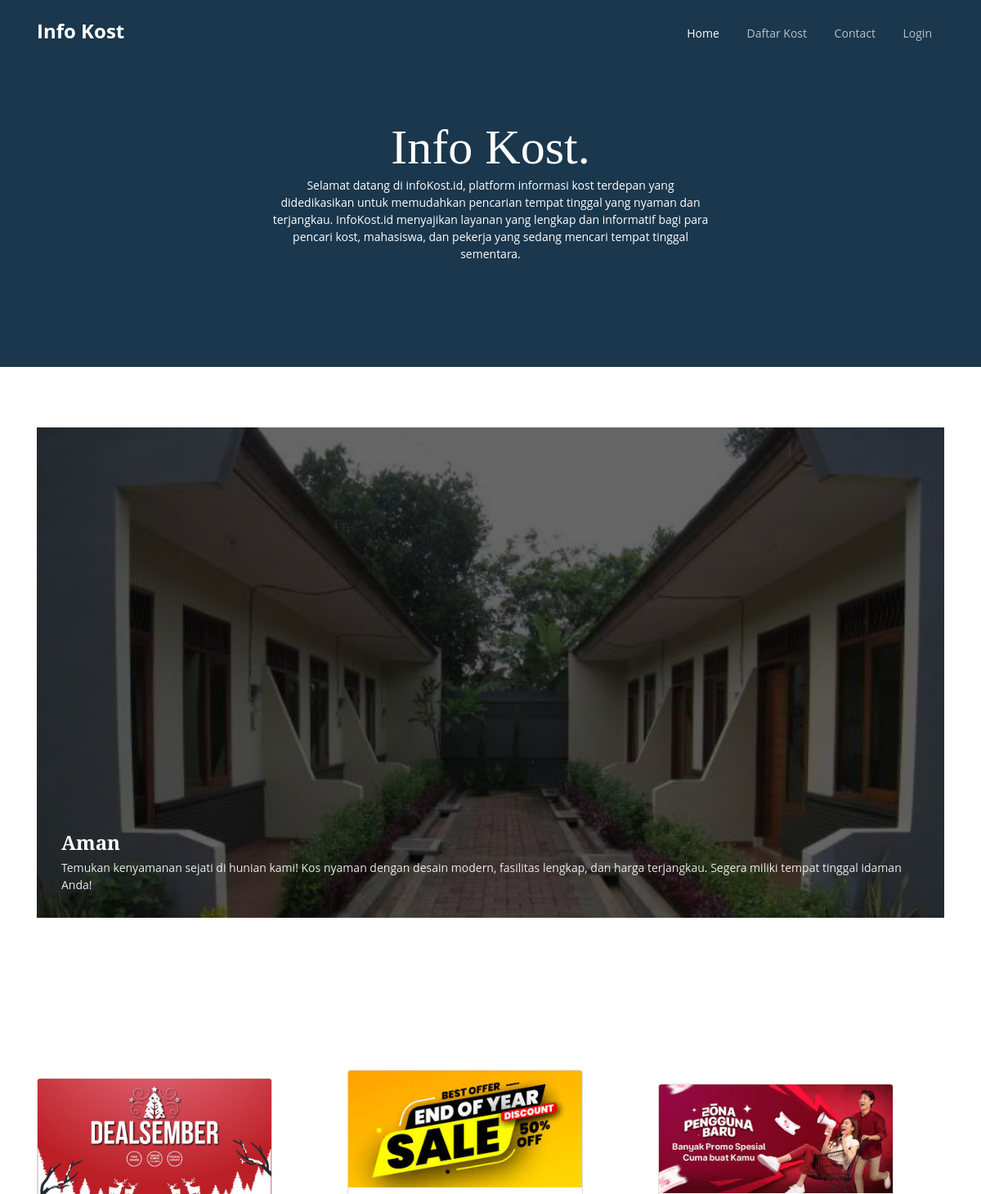
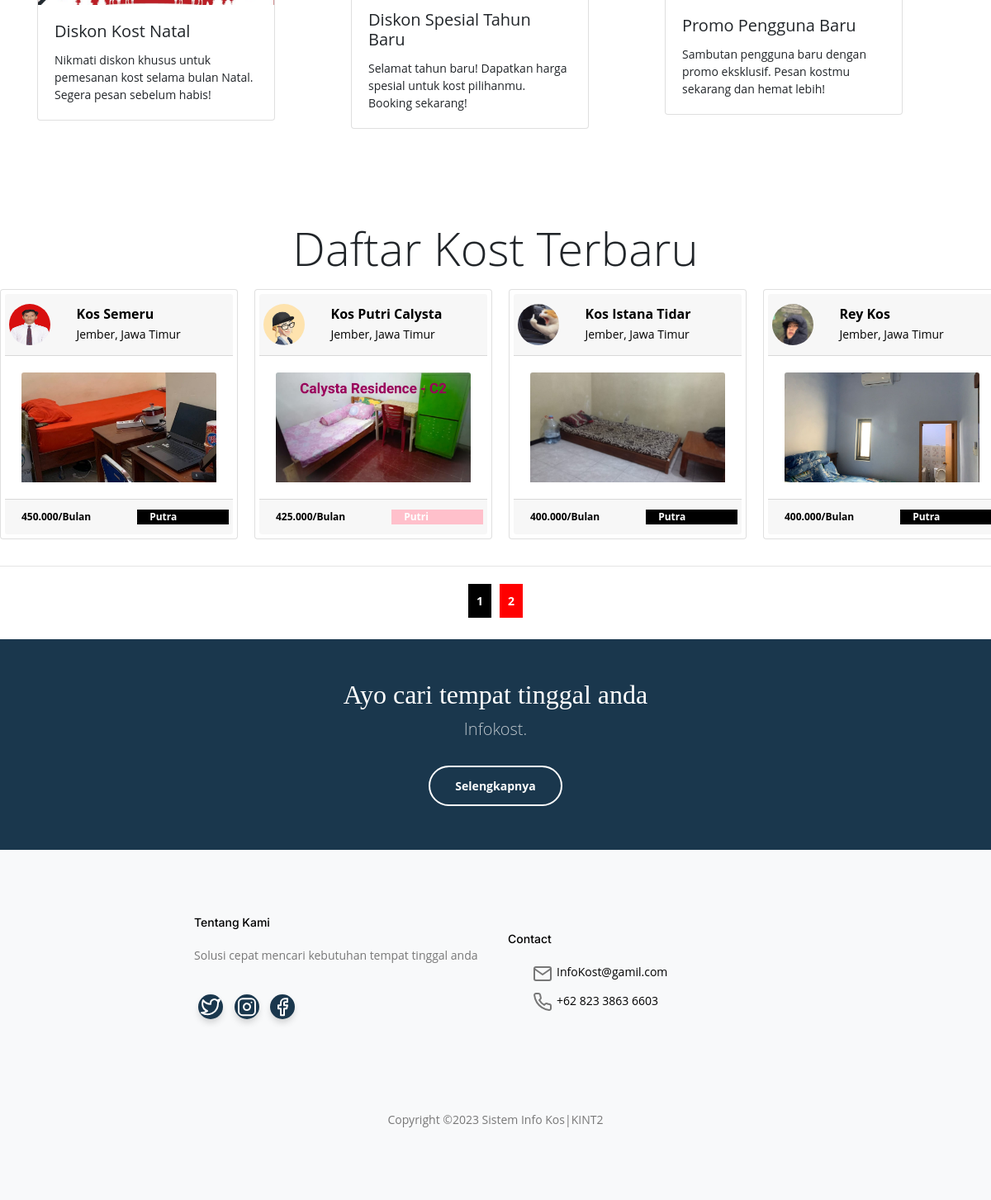
The page / on the database its author committed (2 pictures, top to bottom).
### tables this page shows
CREATE TABLE `kost` (
  `id_kost` int(11) NOT NULL,
  `nama_kost` varchar(255) NOT NULL,
  `tipe_kost` varchar(255) NOT NULL,
  `jenis_kost` varchar(255) NOT NULL,
  `jumlah_kamar` int(11) NOT NULL,
  `tanggal_tagih` date NOT NULL,
  `nama_pemilik` text NOT NULL,
  `nama_bank` text NOT NULL,
  `no_rekening` int(11) NOT NULL,
  `foto_bangunan_utama` varchar(255) NOT NULL,
  `foto_kamar` varchar(255) NOT NULL,
  `foto_kamar_mandi` varchar(255) NOT NULL,
  `foto_interior` varchar(255) NOT NULL,
  `provinsi` varchar(25) NOT NULL,
  `kota` varchar(25) NOT NULL,
  `kecamatan` varchar(25) NOT NULL,
  `kelurahan` varchar(25) NOT NULL,
  `alamat` varchar(255) NOT NULL,
  `harga_sewa` int(11) NOT NULL,
  `kontak` varchar(255) NOT NULL,
  `deskripsi` text NOT NULL,
  `id_pemilik` int(11) NOT NULL,
  `fasilitas_kost` text NOT NULL
);

CREATE TABLE `user` (
  `id` int(11) NOT NULL,
  `nama_lengkap` varchar(255) NOT NULL,
  `email` varchar(255) NOT NULL,
  `username` varchar(255) NOT NULL,
  `password` varchar(255) NOT NULL,
  `no_hp` varchar(255) NOT NULL,
  `foto_ktp` varchar(255) NOT NULL,
  `foto_profil` text NOT NULL,
  `roles` int(11) NOT NULL,
  `id_kost_saya` int(11) NOT NULL
);

### index.php (the view, shortened to what this page needs)
<?php
require('koneksi.php');
$jumlah_data_perhalaman = 4;
$jumlah_halaman = ceil($jumlah_data = mysqli_num_rows(mysqli_query($koneksi, "SELECT * FROM kost JOIN user ON kost.id_pemilik = user.id")) / $jumlah_data_perhalaman);
if (isset($_GET['halaman'])) {
  $halaman_aktif = $_GET['halaman'];
} else {
  $halaman_aktif = 1;
}
$awalData = ($jumlah_data_perhalaman * $halaman_aktif) - $jumlah_data_perhalaman;
$query = "SELECT * FROM kost  INNER JOIN user ON kost.id_pemilik = user.id LIMIT $awalData,$jumlah_data_perhalaman";
$data = mysqli_query($koneksi, $query);
function minfas($idkost, $tipe_kost)
{
  global $koneksi;
  $cost = mysqli_query($koneksi, "SELECT min(biaya_fasilitas) FROM kamar WHERE id_kost=$idkost");
  $p = mysqli_fetch_array($cost);
  if ($tipe_kost == "Bulan") {
    return $p['min(biaya_fasilitas)'];
  } else if ($tipe_kost == "Tahun") {
    return $p['min(biaya_fasilitas)'] * 12;
  }
}
?>
<!doctype html>
<html lang="en">
<head>
  <link rel="stylesheet" href="css/bootstrap.min.css">
  <link rel="stylesheet" href="css/owl.carousel.min.css">
  <link rel="stylesheet" href="css/owl.theme.default.min.css">
  <link rel="stylesheet" href="css/jquery.fancybox.min.css">
  <link rel="stylesheet" href="fonts/icomoon/style.css">
  <link rel="stylesheet" href="fonts/flaticon/font/flaticon.css">
  <link rel="stylesheet" href="css/daterangepicker.css">
  <link rel="stylesheet" href="css/aos.css">
  <link rel="stylesheet" href="css/style.css">
  <link href="assets/vendor/swiper/swiper-bundle.min.css" rel="stylesheet">
  <link href="assets/css/main.css" rel="stylesheet">
</head>
<body>
  <nav class="site-nav">
    <div class="container">
      <div class="site-navigation">
        <a href="index.php" class="logo m-0">Info Kost<span class="text-primary">.</span></a>
        <ul class="js-clone-nav d-none d-lg-inline-block text-left site-menu float-right">
          <li class="active"><a href="index.php">Home</a></li>
          <li><a href="daftarkos.php">Daftar Kost</a></li>
          <li><a href="contact.php">Contact</a></li>
          <li><a href="login.php">Login</a></li>
        </ul>
      </div>
    </div>
  </nav>
  <div class="hero hero-inner">
    <div class="container">
      <div class="row align-items-center">
        <div class="col-lg-6 mx-auto text-center">
          <div class="intro-wrap">
            <h1 class="mb-0">Info Kost.</h1>
            <p class="text-white">Selamat datang di infoKost.id, platform informasi kost terdepan yang didedikasikan untuk memudahkan pencarian tempat tinggal yang nyaman dan terjangkau. InfoKost.id menyajikan layanan yang lengkap dan informatif bagi para pencari kost, mahasiswa, dan pekerja yang sedang mencari tempat tinggal sementara.</p>
          </div>
        </div>
      </div>
    </div>
  </div>
  <div class="untree_co-section">
    <div class="container my-1">
      <div class="mb-5">
      <section id="events" class="events">
        <div class="container-fluid" data-aos="fade-up">
          <div class="slides-3 swiper" data-aos="fade-up" data-aos-delay="100">
            <div class="swiper-wrapper">
              <div class="swiper-slide event-item d-flex flex-column justify-content-end" style="background-image: url(img/kos1.jpg)">
                <h3>Aman</h3>
                <p class="description">
                Temukan kenyamanan sejati di hunian kami! Kos nyaman dengan desain modern, fasilitas lengkap, dan harga terjangkau. Segera miliki tempat tinggal idaman Anda!
                </p>
              </div>
            </div>
          </div>
        </div>
      </section>
      </div>
    </div>
  </div>
<div class="container my-5">
  <div class="row">
    <div class="col-md-4">
      <div class="card" style="width: 18rem;"   >
        <img src="img/natal.jpg" class="card-img-top" alt="Event Diskon Kost 1">
        <div class="card-body">
          <h5 class="card-title">Diskon Kost Natal</h5>
          <p class="card-text">Nikmati diskon khusus untuk pemesanan kost selama bulan Natal. Segera pesan sebelum habis!</p>
        </div>
      </div>
    </div>
    <div class="col-md-4">
      <div class="card" style="width: 18rem;">
        <img src="img/thun bru.jpg" class="card-img-top" alt="Event Diskon Kost 2">
        <div class="card-body">
          <h5 class="card-title">Diskon Spesial Tahun Baru</h5>
          <p class="card-text">Selamat tahun baru! Dapatkan harga spesial untuk kost pilihanmu. Booking sekarang!</p>
        </div>
      </div>
    </div>
    <div class="col-md-4">
      <div class="card" style="width: 18rem;">
        <img src="img/pnguna bru.jpg" class="card-img-top" alt="Event Diskon Kost 3">
        <div class="card-body">
          <h5 class="card-title">Promo Pengguna Baru</h5>
          <p class="card-text">Sambutan pengguna baru dengan promo eksklusif. Pesan kostmu sekarang dan hemat lebih!</p>
        </div>
      </div>
    </div>
  </div>
</div>
<br><br><br>
        <p class="display-4 text-center">Daftar Kost Terbaru</p>
      <div class="row">
      <div class="row kartu">
        <?php while ($d = mysqli_fetch_array($data)) {
        ?>
          <div class="card mx-1 ml-3 mb-3" style="width: 18rem;">
            <a href="kost/tampilan-kost.php?id_kost=<?php echo $d['id_kost'] ?>">
              <div class="card-header">
                <div class="row">
                  <div class="col-md-3">
                    <div class="row">
                      <img src="img/profil/<?php echo $d['foto_profil'] ?>" class="thumbnail img-responsive rounded-circle mr-3" height="50px" width="50px" alt="avatar">
                    </div>
                  </div>
                  <div class="col">
                    <div class="card-text">
                      <h6 class="card-title font-weight-bold mb-1"><?php echo $d['nama_kost'] ?></h6>
                      <p class="card-text"><?php echo $d['kota'] . ', ' . $d['provinsi'] ?></p>
                    </div>
                  </div>
                </div>
              </div>
              <div class="card-body">
                <img height="" class="card-img-top" src="img/foto_kost/kamar/<?php echo $d['foto_kamar'] ?>" alt="Card image cap">
              </div>
              <div class="card-footer">
                <div class="row">
                  <div class="col-md-7" style="font-size:12px;font-weight:bold"><?php echo number_format($d['harga_sewa'] + minfas($d['id_kost'], $d['tipe_kost']), 0, ',', '.') . '/' . $d['tipe_kost'] ?></div>
                  <?php
                  if ($d['jenis_kost'] == "Putri") {
                  ?>
                    <div class="col" style="background-color:pink;font-size:12px;font-weight:bold;color:white"><?php echo $d['jenis_kost'] ?></div>
                  <?php
                  } else if ($d['jenis_kost'] == "Putra") {
                  ?>
                    <div class="col" style="background-color:black;font-size:12px;font-weight:bold;color:white"><?php echo $d['jenis_kost'] ?></div>
                  <?php
                  } else if ($d['jenis_kost'] == "Campuran") {
                  ?>
                    <div class="col" style="background-color:purple;font-size:12px;font-weight:bold;color:white"><?php echo $d['jenis_kost'] ?></div>
                  <?php } ?>
                </div>
              </div>
            </a>
         </div>
        <?php
      } ?>
      </div>
    </div>
    <hr>
    <div class="row text-center">
      <?php for ($i = 1; $i <= $jumlah_halaman; $i++) : ?>
        <?php if ($i == $halaman_aktif) : ?>
          <a style="font-weight: bold;background-color:black;padding:10px;color:white;" href="?halaman=<?php echo $i ?>"><?php echo $i ?></a>
        <?php else : ?>
          <a style="font-weight: bold;background-color:red;padding:10px;color:white" href="?halaman=<?php echo $i ?>"><?php echo $i ?></a>
        <?php endif; ?>
      <?php endfor; ?>
    </div>
  <br>
  <div class="py-5 cta-section">
    <div class="container">
      <div class="row text-center">
        <div class="col-md-12">
          <h2 class="mb-2 text-white">Ayo cari tempat tinggal anda</h2>
          <p class="mb-4 lead text-white text-white-opacity">Infokost.</p>
          <p class="mb-0"><a href="daftarkos.php" class="btn btn-outline-white text-white btn-md font-weight-bold">Selengkapnya</a></p>
        </div>
      </div>
    </div>
  </div>
  <div class="site-footer">
    <div class="inner first">
      <div class="container">
        <div class="row">
          <div class="col-md-6 col-lg-4">
            <div class="widget">
              <h3 class="heading">Tentang Kami</h3>
              <p>Solusi cepat mencari kebutuhan tempat tinggal anda</p>
            </div>
            <div class="widget">
              <ul class="list-unstyled social">
                <li><a href="#"><span class="icon-twitter"><i data-feather="twitter"></i></span></a></li>
                <li><a href="#"><span class="icon-instagram"><i data-feather="instagram"></i></span></a></li>
                <li><a href="#"><span class="icon-facebook"><i data-feather="facebook"></i></span></a></li>
              </ul>
            </div>
          </div>
          <div class="col-md-6 col-lg-4">
            <div class="widget">
              <h3 class="heading">Contact</h3>
              <ul class="list-unstyled quick-info links">
                <li class="email"><i data-feather="mail"></i><a href="#">InfoKost@gamil.com</a></li>
                <li class="phone"><i data-feather="phone"></i><a href="#">+62 823 3863 6603</a></li>
              </ul>
            </div>
          </div>
        </div>
      </div>
    </div>
    <div class="inner">
      <div class="container">
        <div class="row text-center">
          <div class="col-md-8 mb-3 mb-md-0 mx-auto">
            <p>Copyright &copy;<script>document.write(new Date().getFullYear());</script> Sistem Info Kos|KINT2
            </p>
          </div>
        </div>
      </div>
    </div>
  </div>
</body>
</html>

### css/style.css (style rules this page uses)
body { font-family: "Inter", sans-serif; line-height: 1.5; background: #ffffff; overflow-x: hidden; font-size: 14px; }
body:before { content: ""; position: fixed; top: 0; left: 0; z-index: 99; right: 0; bottom: 0; background: rgba(0, 0, 0, 0.2); opacity: 0; visibility: hidden; -webkit-transition: .3s all ease; -o-transition: .3s all ease; transition: .3s all ease; }
a { color: #1A374D; -webkit-transition: .3s all ease; -o-transition: .3s all ease; transition: .3s all ease; }
.text-primary { color: #1A374D !important; }
h1, .h1, h2, .h2, h3, .h3, h4, .h4 { font-family: "Source Serif Pro", serif; }
.btn { padding-top: 12px; padding-bottom: 12px; padding-left: 30px; padding-right: 30px; border-radius: 30px; font-size: 14px; }
.btn.btn-outline-white { border: 2px solid #ffffff; }
.text-white-opacity { opacity: .7; }
.logo { font-size: 24px; color: #ffffff; font-weight: 700; }
.site-nav { position: absolute; top: 0; z-index: 9; width: 100%; }
.site-nav { padding-top: 20px; padding-bottom: 20px; }
.site-nav .site-navigation .site-menu { margin-bottom: 0; }
.site-nav .site-navigation .site-menu>li { display: inline-block; }
.site-nav .site-navigation .site-menu>li>a { font-size: 14px; padding: 10px 15px; display: inline-block; text-decoration: none !important; color: rgba(255, 255, 255, 0.7); }
.site-nav .site-navigation .site-menu>li.active>a { color: #ffffff; }
.site-mobile-menu .site-nav-wrap { padding: 0; margin: 0; list-style: none; position: relative; }
.site-mobile-menu .site-nav-wrap a { padding: 5px 20px; display: block; position: relative; color: #000000; }
.site-mobile-menu .site-nav-wrap li { position: relative; display: block; }
.site-mobile-menu .site-nav-wrap li.active>a { color: #1A374D; }
.site-mobile-menu .site-nav-wrap>li { display: block; position: relative; float: left; width: 100%; }
.site-mobile-menu .site-nav-wrap>li>a { padding-left: 20px; font-size: 14px; }
.hero { padding: 7rem 0 10rem 0; background: #1A374D; margin-bottom: 100px; }
.hero.hero-inner { padding: 9rem 0 7rem 0; margin-bottom: auto; background: #1A374D; }
.hero h1 { color: #ffffff; font-size: 60px; }
.hero .intro-wrap { position: relative; z-index: 1; }
.untree_co-section { padding: 70px 0; }
.cta-section { background: #1A374D; }
.site-footer { font-size: 14px; color: #777; line-height: 1.6; }
.site-footer .inner { padding-top: 0px; padding-bottom: 70px; background: #f8f9fa; }
.site-footer .inner.first { padding-top: 80px; }
.site-footer a { color: #000000; }
.site-footer .widget { margin-bottom: 30px; }
.site-footer .widget h3 { font-size: 14px; margin-bottom: 20px; color: #000000; font-family: "Inter", sans-serif; }
.site-footer .widget .social li { display: inline-block; }
.site-footer .widget .social li a { width: 30px; height: 30px; border-radius: 50%; background: #1A374D; display: inline-block; position: relative; color: #ffffff; -webkit-box-shadow: 0 5px 10px -2px rgba(0, 0, 0, 0.2); box-shadow: 0 5px 10px -2px rgba(0, 0, 0, 0.2); }
.site-footer .widget .social li a span { font-size: 16px; position: absolute; top: 50%; left: 50%; -webkit-transform: translate(-50%, -50%); -ms-transform: translate(-50%, -50%); transform: translate(-50%, -50%); }
.site-footer .widget .links li { display: block; margin-bottom: 10px; }
.site-footer .widget .links li a { color: #000000; }
.site-footer ul.quick-info li { position: relative; padding-left: 30px; }
.site-footer ul.quick-info li:before { left: 0; position: absolute; content: ""; font-family: 'icomoon'; color: #6998AB; }
.site-footer ul.quick-info li.email:before { content: "\f0e0"; }
.site-footer ul.quick-info li.phone:before { content: "\f095"; }

### index.php (style rules this page uses)
.hero { padding: 7rem 0 10rem 0; background: #1A374D; margin-bottom: 100px; }
.hero.hero-inner { padding: 9rem 0 7rem 0; margin-bottom: auto; background: #1A374D; }
.hero h1 { color: #ffffff; font-size: 60px; }
.cta-section { background: #1A374D; }
.row { display: flex; justify-content: center; align-items: center; flex-wrap: wrap; }
.row a { margin: 5px; }

### rows shown on the page
kost: id_pemilik.foto_profil (picture), nama_kost "Kos Semeru", kota "Jember", provinsi "Jawa Timur", foto_kamar (picture), tipe_kost "450.000", tipe_kost "Bulan", jenis_kost "Putra"
kost: id_pemilik.foto_profil (picture), nama_kost "Kos Putri Calysta", kota "Jember", provinsi "Jawa Timur", foto_kamar (picture), tipe_kost "425.000", tipe_kost "Bulan", jenis_kost "Putri"
kost: id_pemilik.foto_profil (picture), nama_kost "Kos Istana Tidar", kota "Jember", provinsi "Jawa Timur", foto_kamar (picture), tipe_kost "400.000", tipe_kost "Bulan", jenis_kost "Putra"
kost: id_pemilik.foto_profil (picture), nama_kost "Rey Kos", kota "Jember", provinsi "Jawa Timur", foto_kamar (picture), tipe_kost "400.000", tipe_kost "Bulan", jenis_kost "Putra"
